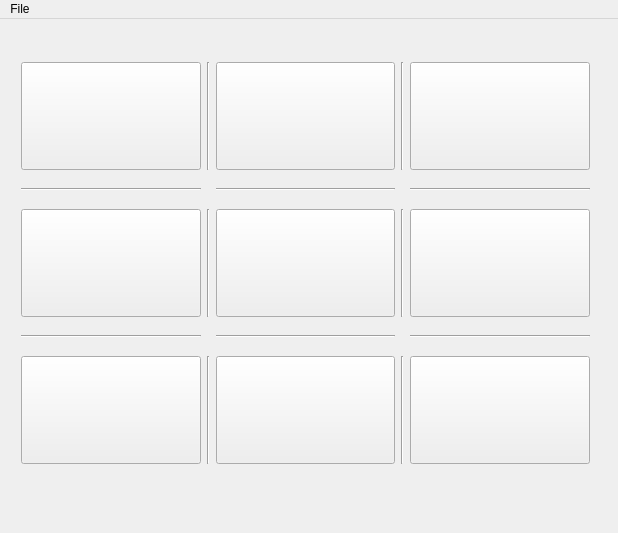
<?xml version="1.0" encoding="UTF-8"?>
<ui version="4.0">
 <class>MainWindow</class>
 <widget class="QMainWindow" name="MainWindow">
  <property name="geometry">
   <rect>
    <x>0</x>
    <y>0</y>
    <width>618</width>
    <height>533</height>
   </rect>
  </property>
  <property name="windowTitle">
   <string>MainWindow</string>
  </property>
  <widget class="QWidget" name="centralWidget">
   <widget class="QWidget" name="gridLayoutWidget">
    <property name="geometry">
     <rect>
      <x>10</x>
      <y>20</y>
      <width>591</width>
      <height>451</height>
     </rect>
    </property>
    <layout class="QGridLayout" name="gridLayout">
     <item row="0" column="2">
      <widget class="QPushButton" name="x1y0">
       <property name="styleSheet">
        <string notr="true">width:100%;
height:100%;</string>
       </property>
       <property name="text">
        <string/>
       </property>
      </widget>
     </item>
     <item row="4" column="2">
      <widget class="QPushButton" name="x1y2">
       <property name="styleSheet">
        <string notr="true">width:100%;
height:100%;</string>
       </property>
       <property name="text">
        <string/>
       </property>
      </widget>
     </item>
     <item row="3" column="2">
      <widget class="Line" name="line_2">
       <property name="orientation">
        <enum>Qt::Horizontal</enum>
       </property>
      </widget>
     </item>
     <item row="2" column="0">
      <widget class="QPushButton" name="x0y1">
       <property name="styleSheet">
        <string notr="true">width:100%;
height:100%;</string>
       </property>
       <property name="text">
        <string/>
       </property>
      </widget>
     </item>
     <item row="2" column="3">
      <widget class="Line" name="line_11">
       <property name="orientation">
        <enum>Qt::Vertical</enum>
       </property>
      </widget>
     </item>
     <item row="4" column="1">
      <widget class="Line" name="line_7">
       <property name="orientation">
        <enum>Qt::Vertical</enum>
       </property>
      </widget>
     </item>
     <item row="4" column="3">
      <widget class="Line" name="line_10">
       <property name="orientation">
        <enum>Qt::Vertical</enum>
       </property>
      </widget>
     </item>
     <item row="0" column="4">
      <widget class="QPushButton" name="x2y0">
       <property name="styleSheet">
        <string notr="true">width:100%;
height:100%;</string>
       </property>
       <property name="text">
        <string/>
       </property>
      </widget>
     </item>
     <item row="2" column="2">
      <widget class="QPushButton" name="x1y1">
       <property name="styleSheet">
        <string notr="true">width:100%;
height:100%;</string>
       </property>
       <property name="text">
        <string/>
       </property>
      </widget>
     </item>
     <item row="1" column="4">
      <widget class="Line" name="line_6">
       <property name="orientation">
        <enum>Qt::Horizontal</enum>
       </property>
      </widget>
     </item>
     <item row="2" column="1">
      <widget class="Line" name="line_8">
       <property name="orientation">
        <enum>Qt::Vertical</enum>
       </property>
      </widget>
     </item>
     <item row="4" column="0">
      <widget class="QPushButton" name="x0y2">
       <property name="styleSheet">
        <string notr="true">width:100%;
height:100%;</string>
       </property>
       <property name="text">
        <string/>
       </property>
      </widget>
     </item>
     <item row="4" column="4">
      <widget class="QPushButton" name="x2y2">
       <property name="styleSheet">
        <string notr="true">width:100%;
height:100%;</string>
       </property>
       <property name="text">
        <string/>
       </property>
      </widget>
     </item>
     <item row="0" column="1">
      <widget class="Line" name="line_9">
       <property name="orientation">
        <enum>Qt::Vertical</enum>
       </property>
      </widget>
     </item>
     <item row="3" column="4">
      <widget class="Line" name="line_3">
       <property name="orientation">
        <enum>Qt::Horizontal</enum>
       </property>
      </widget>
     </item>
     <item row="1" column="2">
      <widget class="Line" name="line_5">
       <property name="orientation">
        <enum>Qt::Horizontal</enum>
       </property>
      </widget>
     </item>
     <item row="1" column="0">
      <widget class="Line" name="line_4">
       <property name="orientation">
        <enum>Qt::Horizontal</enum>
       </property>
      </widget>
     </item>
     <item row="3" column="0">
      <widget class="Line" name="line">
       <property name="orientation">
        <enum>Qt::Horizontal</enum>
       </property>
      </widget>
     </item>
     <item row="2" column="4">
      <widget class="QPushButton" name="x2y1">
       <property name="styleSheet">
        <string notr="true">width:100%;
height:100%;</string>
       </property>
       <property name="text">
        <string/>
       </property>
      </widget>
     </item>
     <item row="0" column="3">
      <widget class="Line" name="line_12">
       <property name="orientation">
        <enum>Qt::Vertical</enum>
       </property>
      </widget>
     </item>
     <item row="0" column="0">
      <widget class="QPushButton" name="x0y0">
       <property name="styleSheet">
        <string notr="true">width:100%;
height:100%;</string>
       </property>
       <property name="text">
        <string/>
       </property>
      </widget>
     </item>
    </layout>
   </widget>
  </widget>
  <widget class="QMenuBar" name="menuBar">
   <property name="geometry">
    <rect>
     <x>0</x>
     <y>0</y>
     <width>618</width>
     <height>21</height>
    </rect>
   </property>
   <property name="defaultUp">
    <bool>true</bool>
   </property>
   <widget class="QMenu" name="menuFile">
    <property name="title">
     <string>File</string>
    </property>
    <addaction name="actionNew_game"/>
    <addaction name="actionCredits"/>
    <addaction name="separator"/>
    <addaction name="actionExit"/>
   </widget>
   <addaction name="menuFile"/>
  </widget>
  <action name="actionNew_game">
   <property name="text">
    <string>New game</string>
   </property>
  </action>
  <action name="actionCredits">
   <property name="text">
    <string>Credits</string>
   </property>
  </action>
  <action name="actionExit">
   <property name="text">
    <string>Exit</string>
   </property>
  </action>
 </widget>
 <layoutdefault spacing="6" margin="11"/>
 <resources/>
 <connections/>
</ui>
